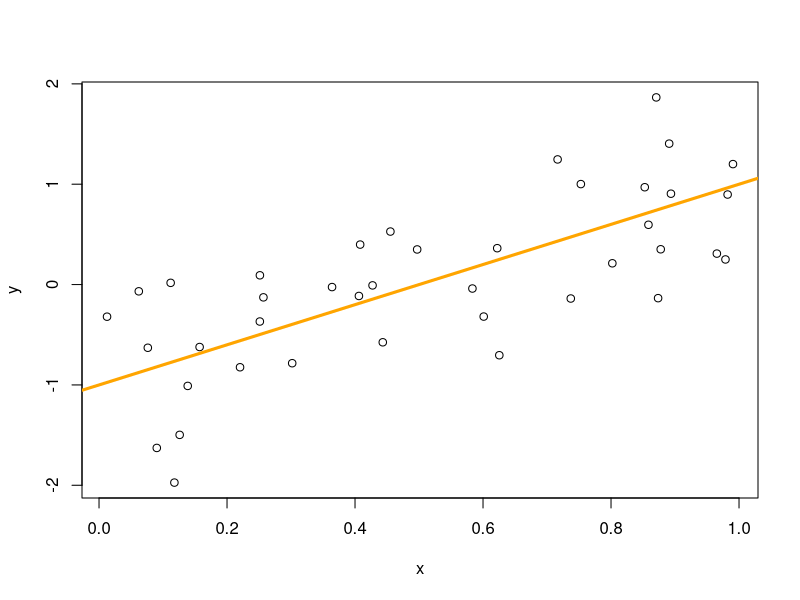

Write the R code that produced this figure.
a <- -1
b <- 2
n <- 40
sigSq = 0.5

x <- runif(n)
avgX <- mean(x)
write(avgX, "avgX.txt")
y <- a + b * x + rnorm(n, sd= sqrt(sigSq))
avgX <- mean(x)
plot(x,y)
abline(a, b, col="orange", lwd=3)
dev.print(pdf, "line.pdf")
